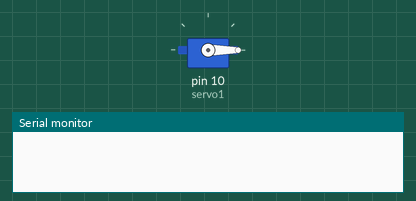
Simulated run of this sketch. Board: Arduino Uno, built with avr-gcc and run on an emulated ATmega328P. Shown: servo, the last lines printed to the serial monitor.

Above: at 0.05 s.
At 1.05 s:
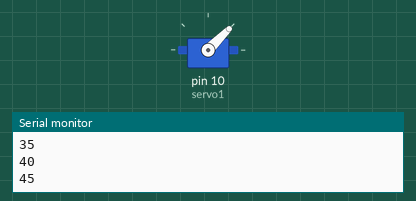
At 2.05 s:
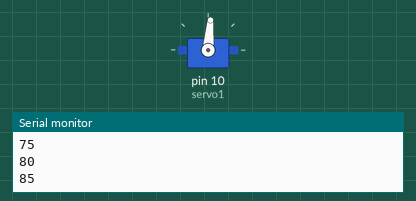
At 4.1 s:
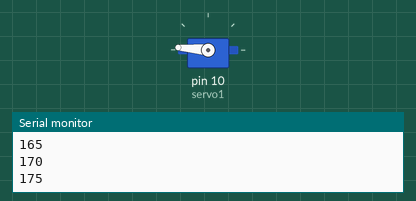
Timing chart, 0 to 5.4 s (numbered marks = the images above):
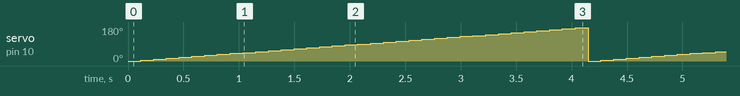

Measured:
- by itself, servo on pin 10 (servo1): ramps from 0° to 175° and jumps back, once every 4.1 s

The sketch:

MotorShieldServo.ino
```cpp
// Programa : Controle de servo com Motor Shield L293D
// Autor : Arduino e Cia

// Carrega a biblioteca Servo
#include <Servo.h>

// Cria um objeto chamado servo1
Servo servo1;

int val = 0;

void setup()
{
  // Indica que o servo1 esta ligado ao pino 10
  servo1.attach(10);
  Serial.begin(9600);
}

void loop()
{
  // Movimenta o servo
  servo1.write(val);
  delay(100);
  val = val+5;
  // Envia as informacoes de val para a serial
  Serial.println(val);

  // Verifica se o valor de val chegou a 180
  if (val == 180)
  {
    // Caso val chegue a 180, volta a 0
    val = 0;
  }

  // Aguarda 15 ms e reinicia o processo
  delay(15);
}
```
